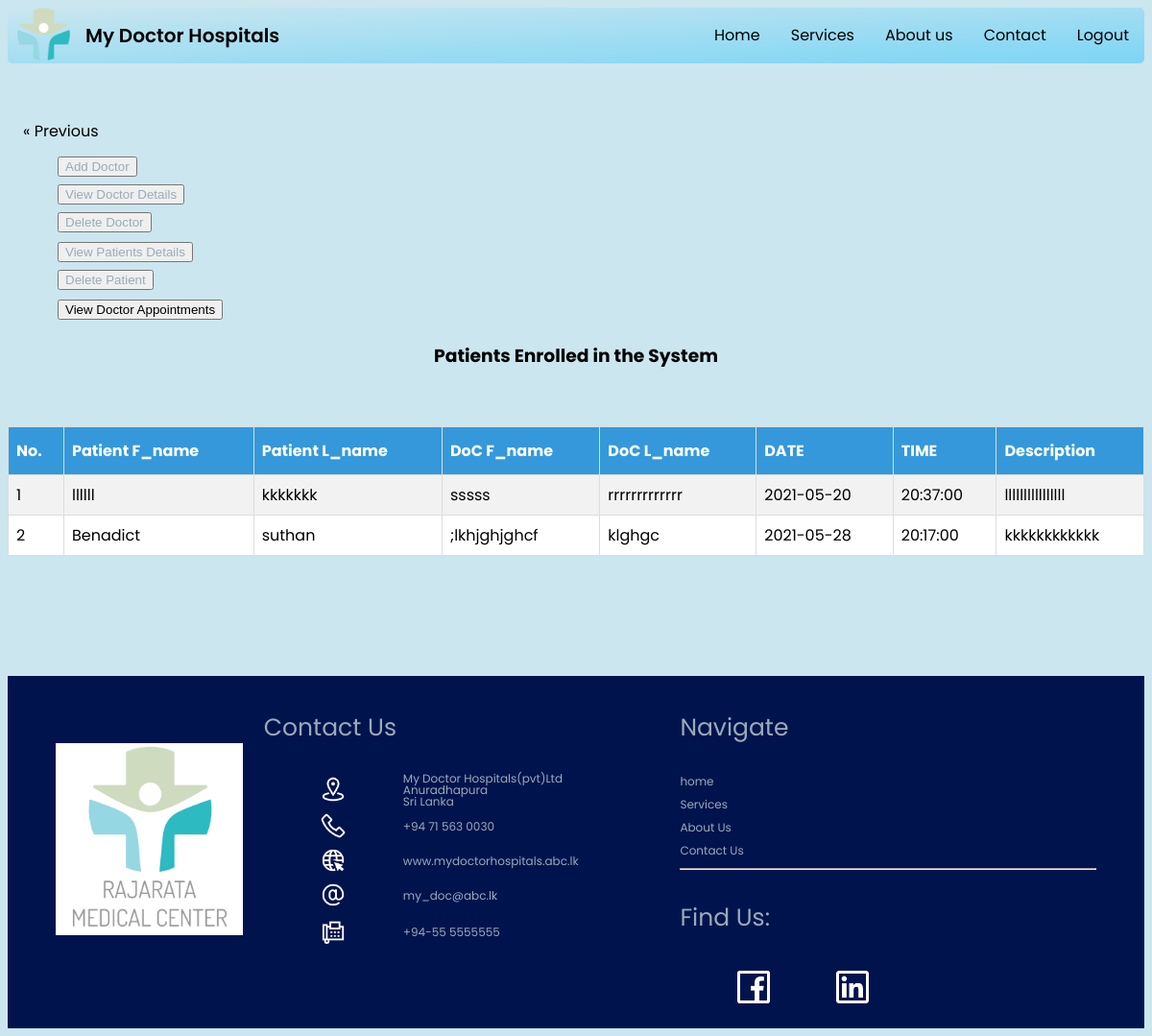
Screenshot of /view_appointments.php (signed in) with the database file from the repository.
### tables this page shows
CREATE TABLE `appointment` (
  `appointment_ID` int(10) NOT NULL,
  `date` date NOT NULL,
  `time` time NOT NULL,
  `doctor_ID` int(5) NOT NULL,
  `patient_ID` int(5) DEFAULT NULL,
  `description` text DEFAULT NULL
);

CREATE TABLE `patient` (
  `patient_ID` int(11) NOT NULL,
  `first_name` varchar(50) NOT NULL,
  `last_name` varchar(50) NOT NULL,
  `gender` varchar(6) NOT NULL,
  `DOB` date DEFAULT NULL,
  `address` varchar(100) NOT NULL,
  `description` varchar(200) NOT NULL,
  `blood_group` varchar(5) NOT NULL,
  `username` varchar(100) NOT NULL,
  `password` varchar(100) DEFAULT NULL,
  `contact_no` varchar(12) NOT NULL,
  `Email` varchar(50) NOT NULL
);

CREATE TABLE `doctor` (
  `doctor_ID` int(11) NOT NULL,
  `d_first_name` varchar(100) DEFAULT NULL,
  `d_last_name` varchar(50) DEFAULT NULL,
  `NIC` varchar(12) DEFAULT NULL,
  `gender` varchar(6) DEFAULT NULL,
  `address` varchar(200) DEFAULT NULL,
  `speciality` varchar(100) NOT NULL,
  `category` varchar(100) DEFAULT NULL,
  `username` varchar(100) NOT NULL,
  `password` varchar(100) DEFAULT NULL,
  `contact_no` varchar(10) NOT NULL,
  `Email` varchar(50) NOT NULL
);

### view_appointments.php (the view, shortened to what this page needs)
<?php
include "connection.php";
?>
<!DOCTYPE html>
<html>
<head>
    <link rel="stylesheet" type="text/css" href="css/index.css">
    <link rel="stylesheet" type="text/css" href="css/style.css">
    <link rel="stylesheet" type="text/css" href="css/table.css">
</head>
<body >
<ul>
    <img src="img/logo.png"alt="logo"style="width:55px;height:55px; padding-left: 10px;"align="left";>
    <li class="logo">My Doctor Hospitals
    </li>
    <li class="nav"><a href="logout.php">Logout</a></li>
    <li class="nav"><a href="contact.php">Contact</a></li>
    <li class="nav"><a href="about.php">About us</a></li>
    <li class="nav"><a href="services.php">Services</a></li>
    <li class="nav"><a href="index.php">Home</a></li>
</ul>
<br>
<br>
<div class="row">
    <div class="column left">
        <form action="view_appointments.php" method="POST">
            <div class="aa">
                <a href="admindashbord.php" class="previous">&laquo; Previous</a>
            </div>
            <table>
                <tr><td><button class="side_nav" name="a_add_doctor"><a href="add_Doctor.php">Add Doctor</a></button></td></tr>
                <tr><td><button class="side_nav" name="a_view_doctor"><a href="view_doctor.php">View Doctor Details</button></td></tr>
                <tr><td><button class="side_nav" name="a_delete_doctor"><a href="delete_Doctor.php">Delete Doctor</button></td><tr>
                <tr><td><button class="side_nav" name="a_view_patient"><a href="view_patient.php">View Patients Details</a></button></td></tr>
                <tr><td><button class="side_nav" name="a_delete_doctor"><a href="delete_Patient.php">Delete Patient</a></button></td><tr>
                <tr><td><button class="side_nav" name="a_view_appointment">View Doctor Appointments</a></button></td></tr>
            </table>
    </div>
    <div class="column right1">
        <center><h3>Patients Enrolled in the System</h3>
            <?php
            $sql="SELECT patient.first_name, patient.last_name, doctor.d_first_name, doctor.d_last_name, appointment.date,
                    appointment.time, appointment.description FROM appointment INNER JOIN patient ON patient.patient_ID =
                    appointment.patient_ID INNER JOIN doctor ON doctor.doctor_ID = appointment.doctor_ID ORDER BY appointment.date";
            $res=$db->query($sql);
            if($res->num_rows>0)
            {
                echo "<table width='100%' border='1px solid #000' class='table2'>
							<tr>
							    <th>No.</th>
                                <th>Patient F_name</th>
                                <th>Patient L_name</th>
                                <th>DoC F_name</th>
                                <th>DoC L_name</th>
                                <th>DATE</th>
                                <th>TIME</th>
                                <th>Description</th>
                            </tr>
                                    ";
                $i=0;
                while($row=$res->fetch_assoc())
                {
                    $i++;
                    echo "<tr>";
                    echo "<td>{$i}</td>";
                    echo "<td>{$row["first_name"]}</td>";
                    echo "<td>{$row["last_name"]}</td>";
                    echo "<td>{$row["d_first_name"]}</td>";
                    echo "<td>{$row["d_last_name"]}</td>";
                    echo "<td>{$row["date"]}</td>";
                    echo "<td>{$row["time"]}</td>";
                    echo "<td>{$row["description"]}</td>";
                    echo "</tr>";
                }
                echo "</table>";
            }
            else
            {
                echo "<p class='error'>No Appointments Records Found</p>";
            }
            ?>
    </div>
</div>
<br><br><br><br><br>
<footer>
    <div class="row">
        <div class="column5" style="padding-top:60px;">
            <img src="img/logo.jpg" width="90%" height="200px">
        </div>
        <div class="column6">
            <p style="font-size:25px;">Contact Us</p>
            <table>
                <tr style="line-height: 1em;">
                    <td><i class="fa"><img src="icon/7.png" style="height: 30px; width: 30px;"></i></td>
                    <td>My Doctor Hospitals(pvt)Ltd<br>Anuradhapura<br>Sri Lanka</td>
                </tr>
                <tr style="line-height: 1em;">
                    <td><i class="fa"><img src="icon/6.png" style="height: 30px; width: 30px;"></i></td>
                    <td>+94 71 563 0030</td>
                </tr>
                <tr style="line-height: 1em;">
                    <td><i class="fa"><img src="icon/4.png" style="height: 30px; width: 30px;"></i></td>
                    <td><a href="#">www.mydoctorhospitals.abc.lk</a></td>
                </tr>
                <tr style="line-height: 1em;">
                    <td><i class="fa"><img src="icon/1.png" style="height: 30px; width: 30px;"></i></td>
                    <td><a href="#">my_doc@abc.lk</a></td>
                <tr>
                <tr style="line-height: 1em;">
                    <td><i class="fa"><img src="icon/3.png" style="height: 30px; width: 30px;"></i></td>
                    <td>+94-55 5555555</td>
                </tr>
            </table>
        </div>
        <div class="column7">
            <div class="row">
                <div class="links">
                    <p style="font-size:25px;">Navigate</p>
                    <a href="index.php" style="font-size: 12px; line-height: 2em;">home</a><br>
                    <a href="services.php" style="font-size: 12px; line-height: 2em;">Services</a><br>
                    <a href="about.php" style="font-size: 12px; line-height: 2em;">About Us</a><br>
                    <a href="contact.php" style="font-size: 12px; line-height: 2em;">Contact Us</a><br>
                    <hr>
                </div>
            </div>
            <div class="row">
                <div class="connect">
                    <p style="font-size:25px;">Find Us:</p>
                    <table>
                        <tr>
                            <td><a href="#"><img src="icon/2.png" style="height: 50px; width: 50px;"></a></td>
                            <td><a href="#"><img src="icon/5.png" style="height: 50px; width: 50px;"></a></td>
                        </tr>
                    </table>
                </div>
            </div>
        </div>
    </div>
</footer>
</body>
</html>

### css/style.css (style rules this page uses)
body { font-family: 'Poppins', sans-serif; background-color: #cbe6ef; overflow-x:hidden; }
ul { list-style-type: none; margin: 0; padding: 0; overflow: hidden; background-image: linear-gradient(to bottom right, #cbe6ef, #7bd5f5); border-radius: 5px; }
li { float:left; }
li a { display: block; color: #000; text-align: center; text-decoration: none; padding: 16px 16px; font-family: 'Poppins', sans-serif; }
.nav { float:right; }
.logo { font-family: 'Poppins', sans-serif; font-weight:600; font-size:20px; padding: 14px 16px; }
.column5 { float: left; width: 20%; }
.column6 { float: left; width: 40%; }
.column7 { float: left; width: 40%; text-align:left; height:80%; }
.row:after { content: ""; display: table; clear: both; }
table tr td { padding-left:50px; }
footer { background-color: #00134d; color:#99abb8; padding: 50px; padding-top:10px; padding-bottom:10px; font-size: 12px; font-family: 'Poppins', sans-serif !important; font-style: normal !important; }
.fa { padding: 5px; font-size: 30px; }
a:link { background-color: transparent; text-decoration: none; }
a { color: #99abb8; }

### css/table.css (style rules this page uses)
.table2 { margin-left:auto; margin-right:auto; margin-top:5%; border-collapse: collapse; background-color:white; }
.table2 td, .table2 th { border: 1px solid #ddd; padding: 8px; }
.table2 tr:nth-child(even) { background-color: #f2f2f2; }
.table2 th { padding-top: 12px; padding-bottom: 12px; text-align: left; background-color: #3498DB; color: white; }
.previous { background-color: #f1f1f1; color: black; }
.aa { text-decoration: none; display: inline-block; padding: 8px 16px; }

### rows the page displays
appointment: patient_ID.first_name "llllll", patient_ID.last_name "kkkkkkk", doctor_ID.d_first_name "sssss", doctor_ID.d_last_name "rrrrrrrrrrrrr", date "2021-05-20", time "20:37:00", description "llllllllllllllll"
appointment: patient_ID.first_name "Benadict", patient_ID.last_name "suthan", doctor_ID.d_first_name ";lkhjghjghcf", doctor_ID.d_last_name "klghgc", date "2021-05-28", time "20:17:00", description "kkkkkkkkkkkk"
